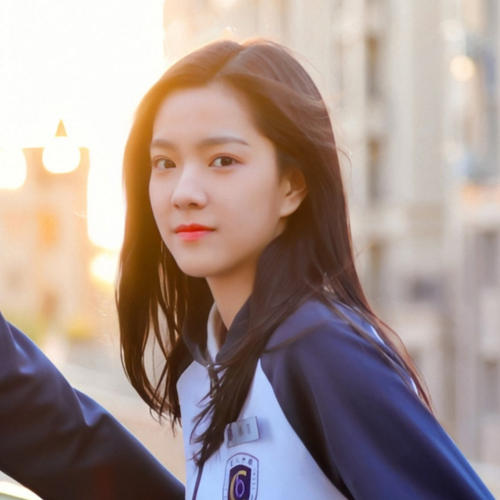
#> input picture pythonVIP答疑/2021-04-23直播答疑资料/2021-4-23直播答疑/马赛克/24.jpg, 500 x 500 px
$ python '局部马赛克.py'
#> lines starting #> are read from the running program, lines starting #| are printed output that depends on the picture; after the words box and inside, x2 and y2 are one past the last pixel; in counts of white or black regions, pixels touching at a corner belong together
# 教育机构：马士兵教育
# 讲    师：杨淑娟

import numpy as np
import pylab
import matplotlib.pyplot as plt
panda = plt.imread('24.jpg')
#> panda is the input picture: shape (500, 500, 3); mean R, G, B 165.7, 148, 142.9
head=panda[100:270,100:300] # 截出头部像素点
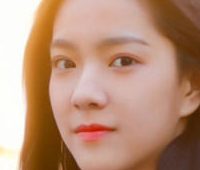
#> head: shape (170, 200, 3); mean R, G, B 185.1, 144.5, 120.2
print(head.shape)
#| (170, 200, 3)
#[a,b] a代表垂直方向坐标，b代表水平方向坐标
head2=head[::10,::10]
plt.imshow(head2);
print(head2.shape)
#| (17, 20, 3)
newpanda=panda.copy()
for i in range(17):
    for j in range(20):
        newpanda[100+i*10:110+i*10,100+j*10:110+j*10]=head2[i][j]
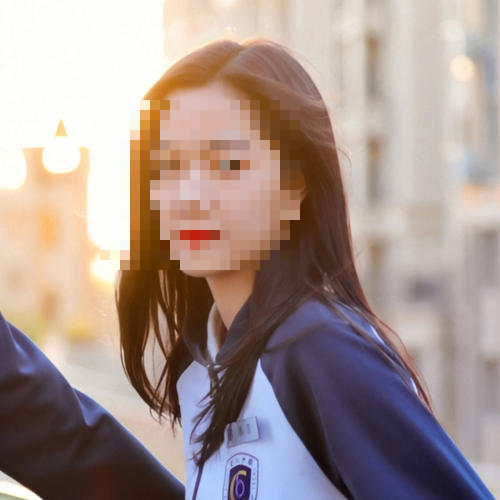
#> newpanda: shape (500, 500, 3); 12.57% of pixels changed, all inside (x1, y1, x2, y2) = (100, 100, 300, 270)
plt.imshow(newpanda)
pylab.show()
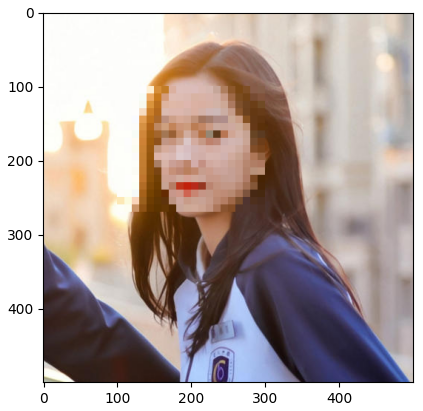
#> figure drawn by matplotlib, 1 panel
